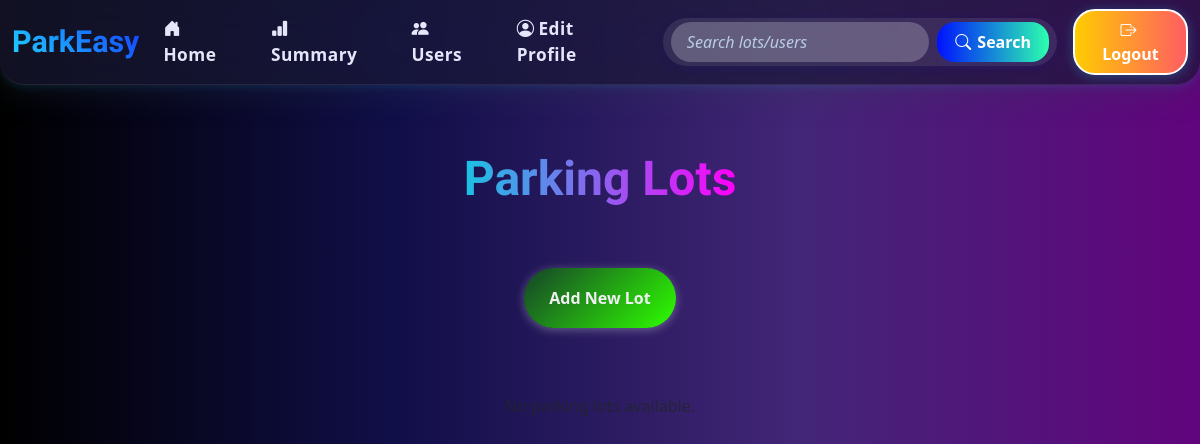
The app's page /admin/lots (signed in), older data.
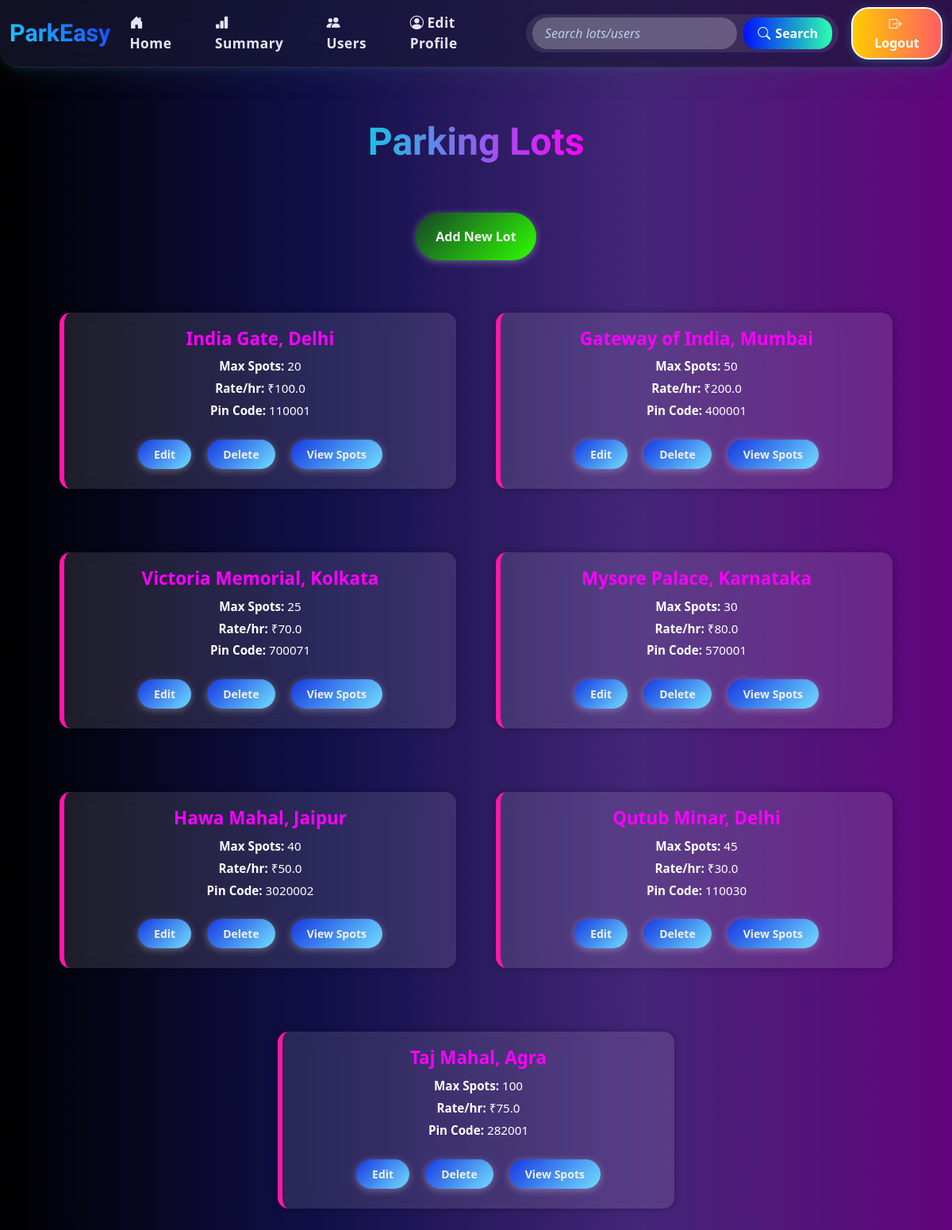
The same page, newer data.
### models.py (models this page shows)
class ParkingLot(db.Model):
    __tablename__ = 'parking_lots'
    id = db.Column(db.Integer, primary_key=True)
    prime_location_name = db.Column(db.String(100), nullable=False)
    price_per_hour = db.Column(db.Float, nullable=False)
    address = db.Column(db.String(200), nullable=False)
    pin_code = db.Column(db.String(6), nullable=False)
    max_spots = db.Column(db.Integer, nullable=False)
    description = db.Column(db.Text, nullable=True)  # Optional
    spots = db.relationship('ParkingSpot', backref='lot', lazy=True, cascade='all, delete-orphan')

### app.py (the view)
@app.route('/admin/lots')
def manage_lots():
    if session.get('role') != 'admin':
        flash("Unauthorized access!", "warning")
        return redirect(url_for('login'))
    lots = ParkingLot.query.all()
    return render_template('admin/manage_lots.html', lots=lots)

### templates/admin/manage_lots.html (shortened to what this page needs)
{% extends 'admin/layout.html' %}
{% block content %}
<div class="container">
    <h2 class="heading">Parking Lots</h2>
    <div class="text-center mb-3">
    <a href="{{ url_for('add_lot') }}" class="btn-add-lot">Add New Lot</a>
</div>
    {% if lots %}
    <div class="lots-grid">
        {% for lot in lots %}
        <div class="lot-card">
            <h5>{{ lot.prime_location_name }}</h5>
            <p><strong>Max Spots:</strong> {{ lot.max_spots }}</p>
            <p><strong>Rate/hr:</strong> ₹{{ lot.price_per_hour }}</p>
            <p><strong>Pin Code:</strong> {{ lot.pin_code }}</p>
            <div class="btn-group">
                <a href="{{ url_for('edit_lot', lot_id=lot.id) }}" class="btn-custom">Edit</a>
                <a href="{{ url_for('delete_lot', lot_id=lot.id) }}" class="btn-custom">Delete</a>
                <a href="{{ url_for('view_spots', lot_id=lot.id) }}" class="btn-custom">View Spots</a>
            </div>
        </div>
        {% endfor %}
    </div>
    {% else %}
        <p class="text-center text-muted">No parking lots available.</p>
    {% endif %}
</div>
{% endblock %}

Row changes from the older to the newer data that the page shows:
added ParkingLot: prime_location_name "India Gate, Delhi", max_spots "20", price_per_hour "100.0", pin_code "110001"
added ParkingLot: prime_location_name "Gateway of India, Mumbai", max_spots "50", price_per_hour "200.0", pin_code "400001"
added ParkingLot: prime_location_name "Victoria Memorial, Kolkata", max_spots "25", price_per_hour "70.0", pin_code "700071"
added ParkingLot: prime_location_name "Mysore Palace, Karnataka", max_spots "30", price_per_hour "80.0", pin_code "570001"
added ParkingLot: prime_location_name "Hawa Mahal, Jaipur", max_spots "40", price_per_hour "50.0", pin_code "3020002"
added ParkingLot: prime_location_name "Qutub Minar, Delhi", max_spots "45", price_per_hour "30.0", pin_code "110030"
added ParkingLot: prime_location_name "Taj Mahal, Agra", max_spots "100", price_per_hour "75.0", pin_code "282001"
